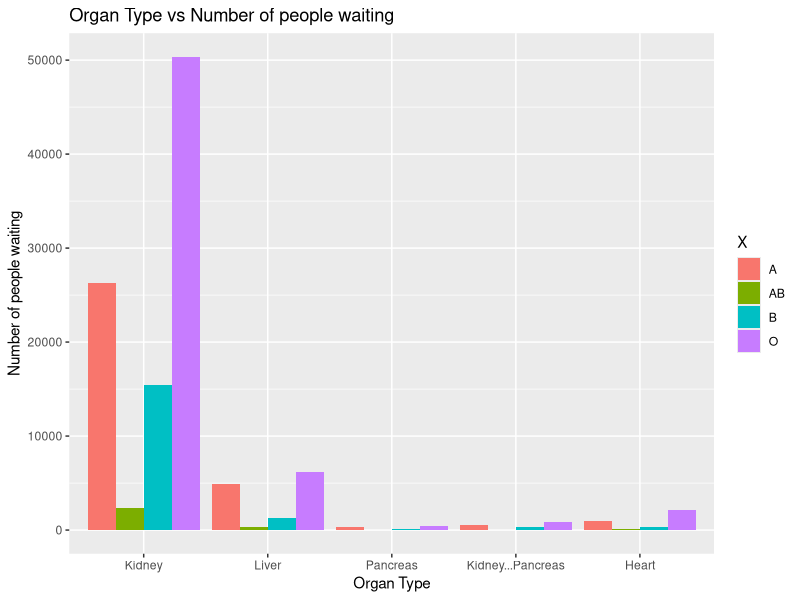

Generate this figure with R:
library(dplyr)
library(ggplot2)
library(magrittr)
library(tidyr)
organ_waiting <- read.csv(file = 'Organ_by_Blood_Type.csv', stringsAsFactors = FALSE)
organ_waiting_c <- subset(organ_waiting, select = -c(X.1, All.Organs))
organ_waiting_c = organ_waiting_c[-1,1:6]
waiting_long <- gather(organ_waiting_c, Organ, Waiting_Num, 2:6, factor_key=TRUE)
waiting_long$Waiting_Num <- as.numeric(gsub(",", "", waiting_long$Waiting_Num))
waiting_plot <- ggplot(data=waiting_long, aes(x=Organ, y=Waiting_Num, fill=X)) +
  geom_bar(stat="identity", position=position_dodge())+
  xlab("Organ Type") + 
  ylab("Number of people waiting") + 
  ggtitle("Organ Type vs Number of people waiting") 
